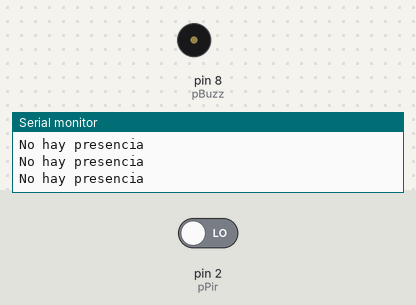
The sketch below on a simulated Arduino Uno, built with avr-gcc and run on an emulated ATmega328P. Parts: buzzer (waves = sounding), the last lines printed to the serial monitor. The test bench sets the inputs (shaded band); at power-on: pin 2 (pPir) LOW.

Above: at 2.8 s.
2.9 s: pin 2 (pPir) driven HIGH
At 3.05 s:
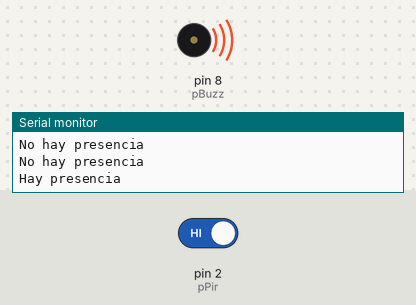
Timing chart, 0 to 13.0 s (numbered marks = the images above; inputs shaded):
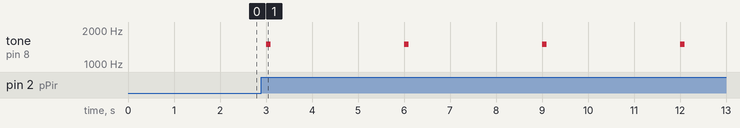

Measured:
- after the input at 2.9 s, tone on pin 8 (pBuzz): alternates 1500 Hz for 0.10 s and silent for 2.9 s, starting after 0.10 s

The sketch:

alarm_bot.ino
```cpp
int pPir = 2; //Pin donde se resibe la señal de PIR
int pBuzz = 8; //Pin donse se conecta el buzz
int vPir = 0; //Variable para almacen valores recibidos por el PIR
int tono;
float sinVAL;

void setup() {

  Serial.begin(9600); //Iniciando comunicacion serial
  pinMode(pPir, INPUT); //Manejando pPir como entrada
  pinMode(pBuzz, OUTPUT); //Manejando pPir como entrada
}

void loop() {
  vPir = digitalRead(pPir); //Recibiendo valor de PIR

  if(vPir == 1){            //Valorando señal de PIR
    Serial.println("Hay presencia");
tone(pBuzz, 1500,100);
    delay(2000);
  }else{
    Serial.println("No hay presencia");
  noTone(pBuzz);
  }

  delay(1000);

}
```
